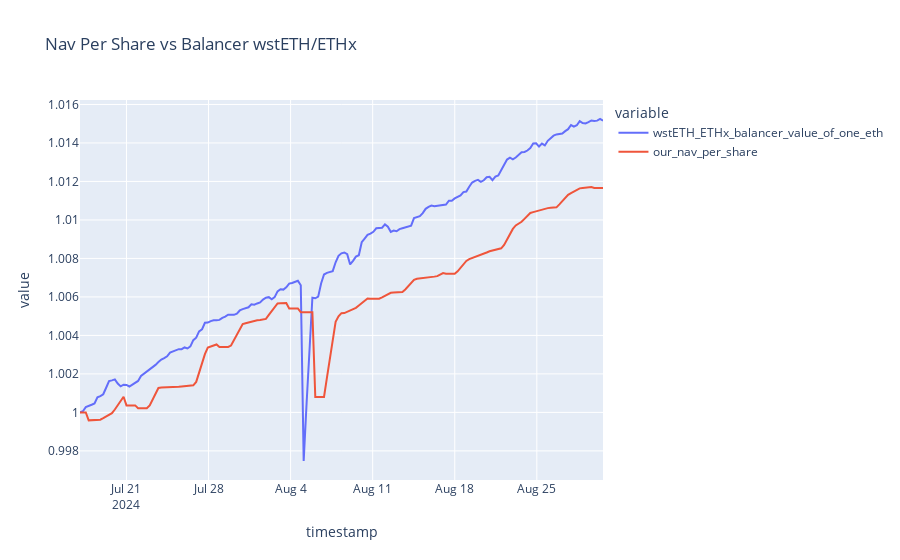

Notebook source saved alongside this figure:
### Code cell
growth_of_a_dollar_df['starting_quantity_of_lp_tokens'] = 1 / growth_of_a_dollar_df['safeLPTokenPriceInETH'].values[0]
growth_of_a_dollar_df['safe_value_of_lp_tokens'] = growth_of_a_dollar_df['starting_quantity_of_lp_tokens'] * growth_of_a_dollar_df['safeLPTokenPriceInETH']

# need to add some assumptions in here about the gas costs of entering, (that we paid) ie 200 usd
# and the slippage cost to enter? using our values lets say 
starting_bal_reward_per_token  = growth_of_a_dollar_df['BAL_reward_per_token'].values[0]
starting_stash_aura_reward_per_token = growth_of_a_dollar_df['stash_aura_reward_per_token'].values[0]

growth_of_a_dollar_df['bal_earned_since_deposit'] = growth_of_a_dollar_df['starting_quantity_of_lp_tokens'] * (growth_of_a_dollar_df['BAL_reward_per_token'] - starting_bal_reward_per_token)
growth_of_a_dollar_df['aura_minted_since_deposit'] = growth_of_a_dollar_df['bal_earned_since_deposit'] * growth_of_a_dollar_df['AURA_minted_for_one_BAL'] 

growth_of_a_dollar_df['stash_aura_earned_since_deposit'] = growth_of_a_dollar_df['starting_quantity_of_lp_tokens'] * (growth_of_a_dollar_df['stash_aura_reward_per_token'] - starting_stash_aura_reward_per_token)

growth_of_a_dollar_df['current_eth_value_of_incentive_tokens_earned'] = (growth_of_a_dollar_df['bal_earned_since_deposit'] * growth_of_a_dollar_df['BAL_to_ETH']) + (growth_of_a_dollar_df['aura_minted_since_deposit'] * growth_of_a_dollar_df['AURA_to_ETH']) + (growth_of_a_dollar_df['stash_aura_earned_since_deposit'] * growth_of_a_dollar_df['AURA_to_ETH']) 
growth_of_a_dollar_df['wstETH_ETHx_balancer_value_of_one_eth'] =growth_of_a_dollar_df['safe_value_of_lp_tokens'] + growth_of_a_dollar_df['current_eth_value_of_incentive_tokens_earned']
px.line(growth_of_a_dollar_df[['wstETH_ETHx_balancer_value_of_one_eth', 'our_nav_per_share']], title='Nav Per Share vs Balancer wstETH/ETHx')

### Figure 1 — Plotly figure (JSON) as saved in the notebook; plotly's stock layout.template omitted (floating-point values rounded to 4 significant figures; data arrays with more than 128 entries replaced by an {"elided": "..."} marker saying what was removed)
{"data": [{"hovertemplate": "variable=wstETH_ETHx_balancer_value_of_one_eth<br>timestamp=%{x}<br>value=%{y}<extra></extra>", "legendgroup": "wstETH_ETHx_balancer_value_of_one_eth", "line": {"color": "#636efa", "dash": "solid"}, "marker": {"symbol": "circle"}, "mode": "lines", "name": "wstETH_ETHx_balancer_value_of_one_eth", "orientation": "v", "showlegend": true, "type": "scatter", "x": {"elided": "181 str values"}, "xaxis": "x", "y": {"elided": "181 float values"}, "yaxis": "y"}, {"hovertemplate": "variable=our_nav_per_share<br>timestamp=%{x}<br>value=%{y}<extra></extra>", "legendgroup": "our_nav_per_share", "line": {"color": "#EF553B", "dash": "solid"}, "marker": {"symbol": "circle"}, "mode": "lines", "name": "our_nav_per_share", "orientation": "v", "showlegend": true, "type": "scatter", "x": {"elided": "181 str values"}, "xaxis": "x", "y": {"elided": "181 float values"}, "yaxis": "y"}], "layout": {"legend": {"title": {"text": "variable"}, "tracegroupgap": 0}, "title": {"text": "Nav Per Share vs Balancer wstETH/ETHx"}, "xaxis": {"anchor": "y", "domain": [0, 1], "title": {"text": "timestamp"}}, "yaxis": {"anchor": "x", "domain": [0, 1], "title": {"text": "value"}}}}
